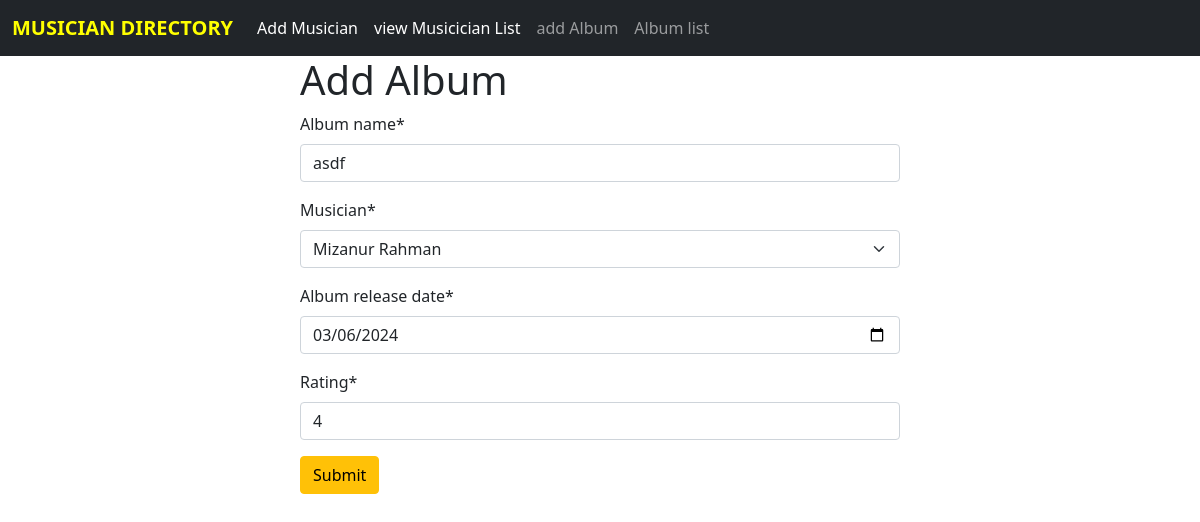
The app's page /edit_album/1, older data.
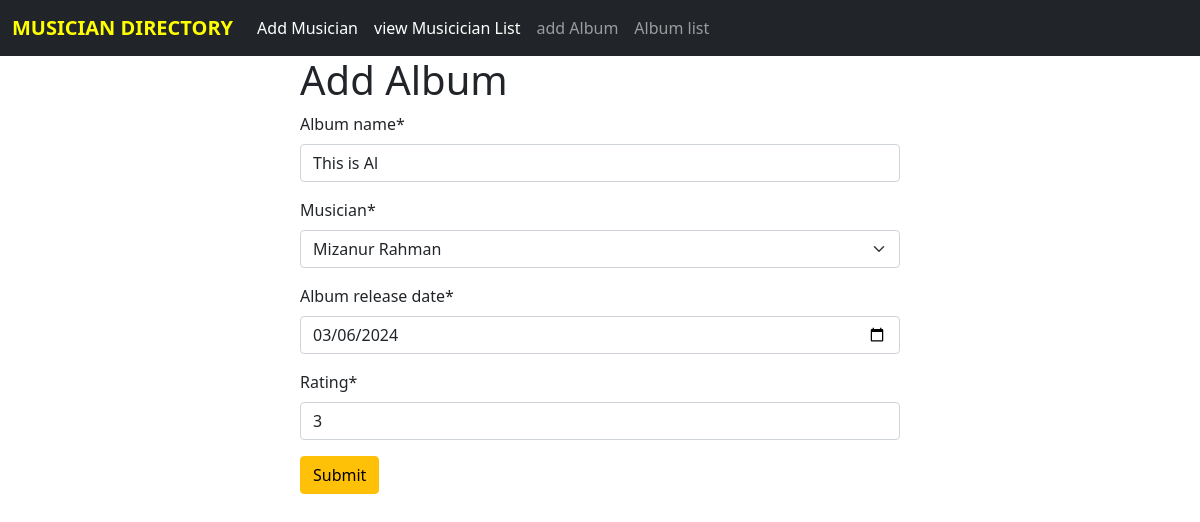
The same page, newer data.
### album/models.py (models this page shows, shortened)
class AlbumModel(models.Model):
    album_name = models.CharField(max_length=255)
    musician = models.ForeignKey(MusicianModel, on_delete=models.CASCADE)
    album_release_date = models.DateField(default=timezone.now)
    rating = models.IntegerField(validators=[MinValueValidator(1), MaxValueValidator(5)])

### album/views.py (the view)
# urls.py: path('edit_album/<int:id>', views.edit_album, name="edit_album"),
def edit_album(request, id):
    album = get_object_or_404(AlbumModel, pk=id)
    if request.method == 'POST':
        form = AlbumForm(request.POST, instance=album)
        if form.is_valid():
            form.save()
            return redirect('list_album')
    else:
        form = AlbumForm(instance=album)
    return render(request, 'album/add_album.html', {'form': form})

### album/forms.py
class AlbumForm(forms.ModelForm):
  class Meta:
    model = AlbumModel
    fields = '__all__'
    widgets = {
        'album_release_date': forms.DateInput(attrs={'class': 'datepicker', 'type': 'date'})
      }

### musician/models.py (called while the page is built)
  def __str__(self) -> str:
    return self.first_name+" "+self.last_name

### album/templates/album/add_album.html (shortened to what this page needs)
{% extends 'layouts/appLayout.html' %}
{%  load crispy_forms_tags %}
{% block content %}
<form style="width:50% ; margin : auto" method="post">
    <h1>Add Album</h1>
{{form | crispy}}
<button class="btn btn-warning">Submit</button>
</form>
{% endblock %}

Row changes from the older to the newer data that the page shows:
changed AlbumModel "Mizanur Rahman": album_name "asdf" → "This is Al"; rating "4" → "3"
